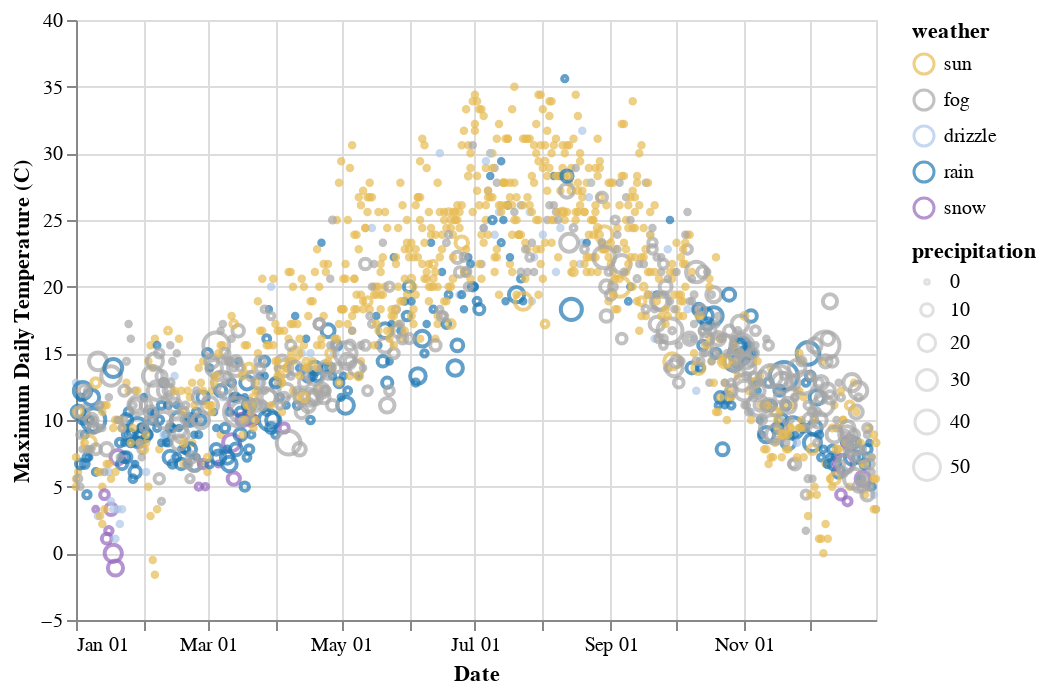

The cell this chart's notebook holds for it:
### Code cell
points = alt.Chart(settle_data).mark_point().encode(
    alt.X("monthdate(date):T", title="Date"),
    alt.Y(
        "temp_max:Q",
        title='Maximum Daily Temperature (C)',
        scale=alt.Scale(domain=[-5, 40])
    ), 
    color=alt.condition(brush, color, alt.value("lightgray")),
    size=alt.Size('precipitation:Q',scale=alt.Scale(range=[5,  200]))
).add_selection(
    brush
)

points

### Figure 1 — Vega-Lite specification as saved in the notebook (floating-point values rounded to 4 significant figures; data arrays with more than 128 entries replaced by an {"elided": "..."} marker saying what was removed)
{"config": {"view": {"continuousWidth": 400, "continuousHeight": 300}}, "data": {"name": "data-830c39fec90146253fb06a06c26374ef"}, "mark": "point", "encoding": {"color": {"condition": {"type": "nominal", "field": "weather", "scale": {"domain": ["sun", "fog", "drizzle", "rain", "snow"], "range": ["#e7ba52", "#a7a7a7", "#aec7e8", "#1f77b4", "#9467bd"]}, "selection": "selector001"}, "value": "lightgray"}, "size": {"type": "quantitative", "field": "precipitation", "scale": {"range": [5, 200]}}, "x": {"type": "temporal", "field": "date", "timeUnit": "monthdate", "title": "Date"}, "y": {"type": "quantitative", "field": "temp_max", "scale": {"domain": [-5, 40]}, "title": "Maximum Daily Temperature (C)"}}, "selection": {"selector001": {"type": "interval", "encodings": ["x"]}}, "$schema": "https://vega.github.io/schema/vega-lite/v4.8.1.json", "datasets": {"data-830c39fec90146253fb06a06c26374ef": {"elided": "1461 records"}}}
